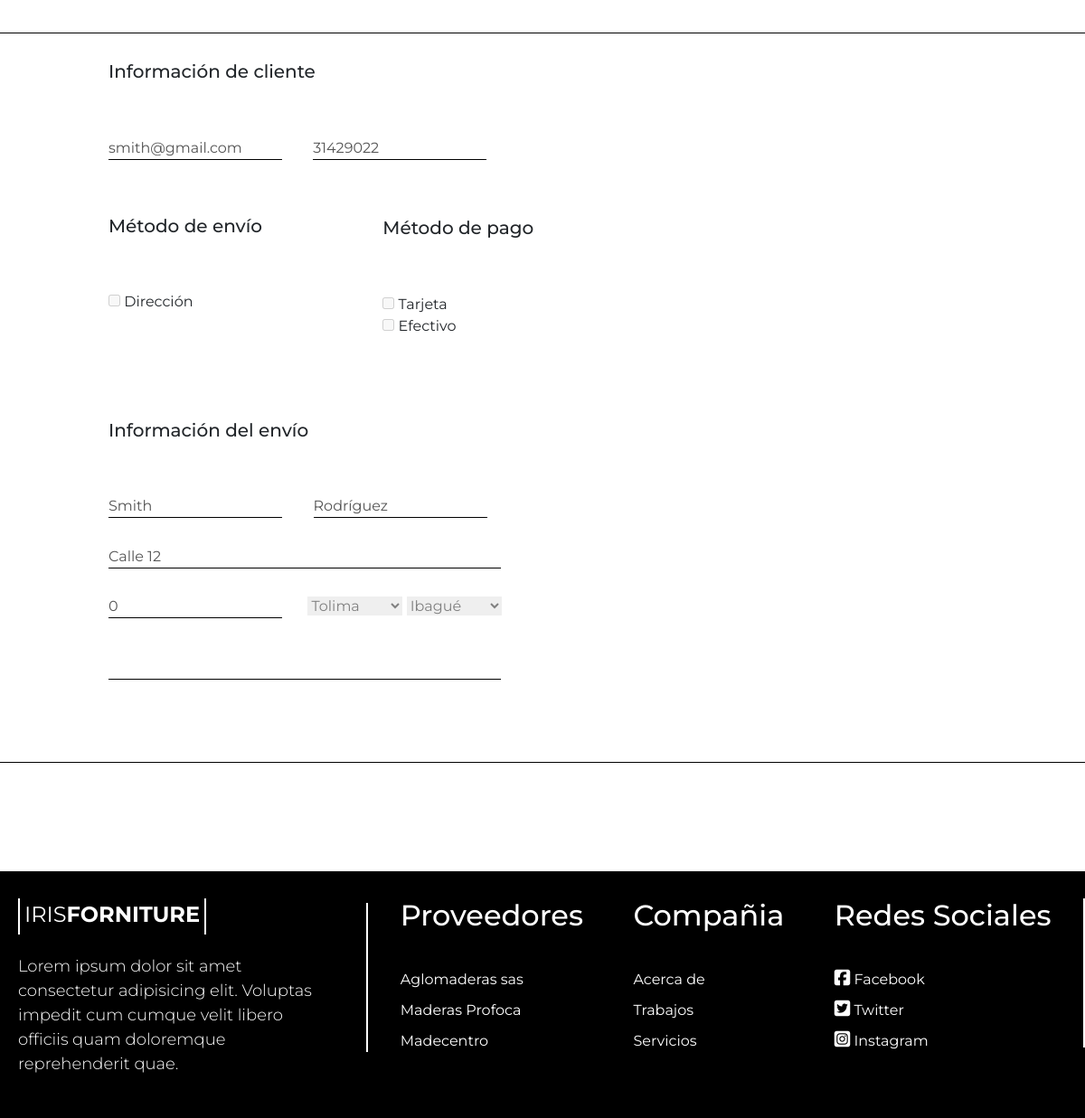
Page /compras/inserta_compra.php (signed in) on the committed database.
### tables this page shows
CREATE TABLE `usuarios` (
  `id_user` int(10) NOT NULL,
  `nombre_usuario` varchar(40) NOT NULL,
  `apellido_usuario` varchar(40) NOT NULL,
  `direccion` varchar(20) NOT NULL,
  `telefono` int(10) NOT NULL,
  `cod_rol` int(10) NOT NULL,
  `departamento` varchar(40) NOT NULL,
  `ciudad` varchar(40) NOT NULL,
  `codigo_postal` int(10) NOT NULL,
  `email` varchar(40) NOT NULL,
  `contrasena` varchar(245) NOT NULL
);

### compras/inserta_compra.php (the view, shortened to what this page needs)
<?php
include("../conexion.php");
            ?>
<!DOCTYPE html>
<html lang="en">
<head>
    <link href="https://cdn.jsdelivr.net/npm/bootstrap@5.2.2/dist/css/bootstrap.min.css" rel="stylesheet">
</head>
<body>
    <div class="uno"></div>
    <div class="info_user">
        <h5>Información de cliente</h5>
        <?php
        $sql = "SELECT * FROM usuarios WHERE id_user = :id ";
        $query = $conexiondb -> prepare($sql);
        $query -> execute(array(":id"=>$_SESSION['id_global']));
        if ($registro = $query -> fetch(PDO::FETCH_ASSOC)) {
        ?>
        <input disabled class="email" type="text" name="email" value="<?php echo $registro['email'] ?>">
        <input disabled class="telefono" type="number" name="telefono" value="<?php echo $registro['telefono'] ?>">
        <div class="metodo1">
            <h5 class="metodo">Método de envío</h5>
            <input disabled type="checkbox" required id="direccion" name="direccion">
            <label for="direccion">Dirección </label><br>
        </div>
        <div class="metodo2">
            <h5 class="metodo">Método de pago</h5>
            <input disabled type="checkbox" id="tarjeta" name="direccion">
            <label disabled disabled for="direccion">Tarjeta </label><br>
            <input disabled type="checkbox" id="efectivo" name="recoger">
            <label for="recoger">Efectivo</label>
        </div>
        <div class="info_envio">
            <h5>Información del envío</h5>
            <form action="inserta_compra.php" method="GET">
                <input disabled class="nombre" type="text" name="nombre" value="<?php echo $registro['nombre_usuario'] ?>">
                <input disabled class="apellido" type="text" name="apellido" value="<?php echo $registro['apellido_usuario'] ?>">
                <input disabled class="direccion" type="text" name="direccion" value="<?php echo $registro['direccion'] ?>"><br>
                <input disabled class="codigo" type="number" name="codigo" value="<?php echo $registro['codigo_postal'] ?>">
                <select disabled name="departamento" id="departamento">
                    <option value="<?php echo $registro['departamento'] ?>"><?php echo $registro['departamento'] ?></option>
                </select>
                <select disabled name="ciudad" id="ciudad">
                    <option value="<?php echo $registro['ciudad']?>"><?php echo $registro['ciudad'] ?></option>
                </select>
                <input disabled type="text" class="info_adicional" name="info_adicional" value="<?php echo $info; ?>"><br>
            </form>
                </div>
                </div>
                <?php
                    }
                ?>
    <div class="dos"></div>
<footer>
    <div class="container__footer">
        <div class="box__footer">
            <div class="logo_footer">
                <div class="logo_line1_footer"></div>
                <p>IRIS</p><p class="bold_footer" >FORNITURE</p><br>
                <div class="logo_line2_footer"></div>
            </div>
            <div class="terms">
                <p>Lorem ipsum dolor sit amet consectetur adipisicing elit. Voluptas impedit cum cumque velit libero officiis quam doloremque reprehenderit quae.</p>
            </div>
        </div>
        <div class="line_left">
        </div>
        <div class="box__footer">
            <h2>Proveedores</h2>
            <a href="#">Aglomaderas sas</a>
            <a href="#">Maderas Profoca</a>
            <a href="#">Madecentro</a>
        </div>
        <div class="box__footer">
            <h2>Compañia</h2>
            <a href="#">Acerca de</a>
            <a href="#">Trabajos</a>
            <a href="#">Servicios</a>
        </div>
        <div class="box__footer">
            <h2>Redes Sociales</h2>
            <a href="#"> <i class="fab fa-facebook-square"></i> Facebook</a>
            <a href="#"><i class="fab fa-twitter-square"></i> Twitter</a>
            <a href="#"><i class="fab fa-instagram-square"></i> Instagram</a>
        </div>
        <div class="line_right">
        </div>
    </div>
</footer>
</body>
</html>

### compras/inserta_compra.php (style rules this page uses)
* { margin: 0; padding: 0; list-style: none; text-decoration: none; border: none; font-family: 'Montserrat'; }
.uno { width: 100%; margin-top: 3%; background-color: black; height: 1px; }
.dos { width: 100%; background-color: black; height: 1px; }
.info_user { margin-left: 10%; display: inline-block; }
.info_user h5 { margin: 5% 0% 10% 0%; }
.email { border-bottom: 1px solid black; margin-right: 30px; background: none; }
.telefono { border-bottom: 1px solid black; margin-right: 30px; background: none; margin-bottom: 5%; }
.metodo2 { margin: -20% 0% 0% 50%; display: block; }
.metodo2 h5 { margin-bottom: 20%; }
.info_envio { margin: 15% 0% 10% 0%; }
.info_envio .nombre { background: none; border-bottom: 1px solid black; margin: 0% 5% 5% 0%; }
.info_envio .apellido { background: none; border-bottom: 1px solid black; margin: 0% 0% 5% 0%; }
.info_envio .direccion { background: none; width: 71.5%; border-bottom: 1px solid black; margin: 0% 0% 5% 0%; }
.info_envio .codigo { background: none; border-bottom: 1px solid black; margin: 0% 4% 7% 0%; }
.info_envio .info_adicional { background: none; width: 71.5%; border-bottom: 1px solid black; margin: 0% 4% 5% 0%; }
footer { width: 100%; padding: 10px 0px; background-color: black; margin-top: 10%; }
.container__footer { display: flex; flex-wrap: wrap; justify-content: space-between; max-width: 1500px; margin: auto; }
.box__footer { display: flex; flex-direction: column; padding: 20px; }
.box__footer .terms { max-width: 350px; margin-top: 10px; font-weight: 300; color: #fff; font-size: 18px; }
.box__footer h2 { margin-bottom: 30px; color: #fff; font-weight: 500; }
.box__footer a { margin-top: 10px; color: #fff; font-weight: 400; text-decoration: none; }
.box__footer a .fab { font-size: 20px; }
.line_right { margin: 20px 0px 20px 0; border-right: 2px solid #fff; max-height: 165px; }
.line_left { margin: 25px 0px 20px 0px ; max-height: 165px; border-left: 2px solid #fff; }
.logo_footer { cursor: pointer; transition: all 0.3s; display: flex; color: #fff; font-size: 1.5em; }
.bold_footer { font-weight: bold; }
.logo_line1_footer { display:absolute; border: 1px solid #fff; height: 40px; margin-right: 5px; }
.logo_line2_footer { display:absolute; border: 1px solid #fff; height: 40px; margin-left: 5px; }

### rows in the picture
usuarios: email "smith@gmail.com", telefono "31429022", nombre "Smith", apellido "Rodríguez", direccion "Calle 12", codigo "0", departamento "Tolima", ciudad "Ibagué"
